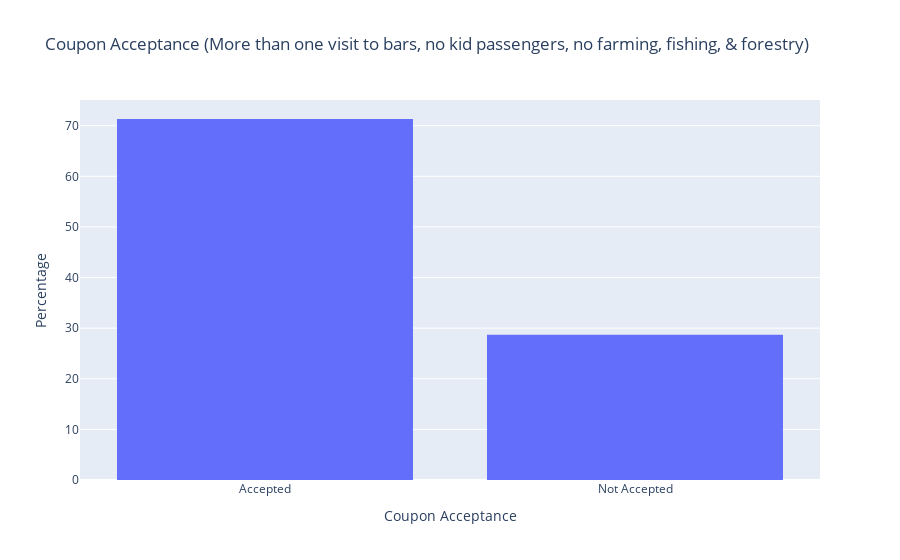

Notebook code cell kept with this figure:
### Markdown cell above
5. Use the same process to compare the acceptance rate between drivers who go to bars more than once a month and had passengers that were not a kid and had occupations other than farming, fishing, or forestry.

### Code cell
# Start off the analysis with the dataframe containing bar coupon rows.
input_dataframe = bar_coupon_data.copy()

# Define filter functions
def visits_bar_more_than_once(row):
    values_more_than_once = ["1~3", "4~8", "gt8"]
    return row["Bar"] in values_more_than_once

def had_passenger_kids(row):
    values_passenger_kids = ["Kid(s)"]
    return row["passanger"] in values_passenger_kids

def had_occupation_of_interest(row):
    values_occupations_of_interest = ["Farming Fishing & Forestry"]
    return row["occupation"] in values_occupations_of_interest

# Filter input dataset to rows containing values of interest
input_dataframe = input_dataframe[input_dataframe.apply(lambda x: visits_bar_more_than_once(x) and not had_passenger_kids(x) and not had_occupation_of_interest(x), axis=1)]

# Create a dataframe that adds an acceptance label (0 = Not Accepted, 1 = Accepted)
input_dataframe["_age_labeled"] = input_dataframe["age"].apply(create_age_26plus_label)
input_dataframe["_accepted"] = input_dataframe["Y"].apply(create_acceptance_label)
value_counts_pct = input_dataframe[["_accepted"]].value_counts(normalize=True) * 100

# Visualize data in a histogram (bar graph)
fig = px.histogram(
    value_counts_pct.reset_index(),
    title = "Coupon Acceptance (More than one visit to bars, no kid passengers, no farming, fishing, & forestry)",
    x = '_accepted',
    y = 'proportion',
    labels = { "_accepted": "Coupon Acceptance"}
)
    
fig.update_layout(
    yaxis_title='Percentage'
)
    
fig.show()

fig.write_image("visualizations/coupon_acceptance_bar_visitors_no_kids_no_farming.png")

value_counts_pct

### Figure 1 — Plotly figure (JSON) as saved in the notebook; plotly's stock layout.template omitted (floating-point values rounded to 4 significant figures)
{"data": [{"alignmentgroup": "True", "bingroup": "x", "histfunc": "sum", "hovertemplate": "Coupon Acceptance=%{x}<br>sum of proportion=%{y}<extra></extra>", "legendgroup": "", "marker": {"color": "#636efa", "pattern": {"shape": ""}}, "name": "", "offsetgroup": "", "orientation": "v", "showlegend": false, "type": "histogram", "x": ["Accepted", "Not Accepted"], "xaxis": "x", "y": [71.32, 28.68], "yaxis": "y"}], "layout": {"autosize": true, "barmode": "relative", "legend": {"tracegroupgap": 0}, "title": {"text": "Coupon Acceptance (More than one visit to bars, no kid passengers, no farming, fishing, & forestry)"}, "xaxis": {"anchor": "y", "autorange": true, "domain": [0, 1], "range": [-0.5, 1.5], "title": {"text": "Coupon Acceptance"}, "type": "category"}, "yaxis": {"anchor": "x", "autorange": true, "domain": [0, 1], "range": [0, 75.08], "title": {"text": "Percentage"}, "type": "linear"}}}
